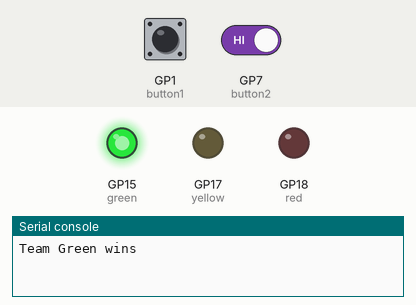
Recording of a program running on a simulated Raspberry Pi Pico running MicroPython. Parts: output pins drawn as LEDs (lit = HIGH), the last lines printed to the serial console. Inputs (shaded band) come from the test bench; at power-on: GP1 (button1) HIGH, GP7 (button2) HIGH.

Above: at 1.2 s.
1.3 s: GP1 (button1) pulled LOW for 2.15 s
At 3.0 s:
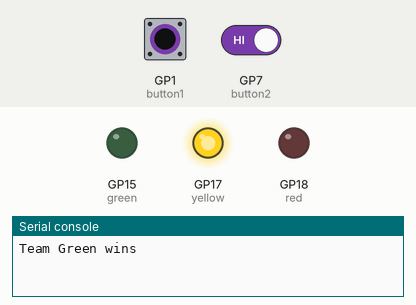
4.9 s: GP1 (button1) driven LOW and GP7 (button2) driven LOW
At 6.7 s:
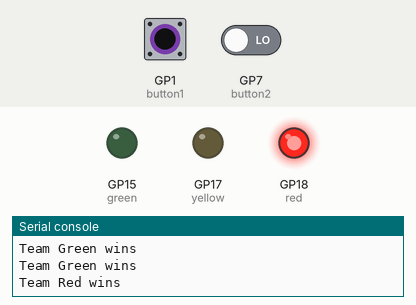
7.4 s: GP1 (button1) driven HIGH
At 8.2 s:
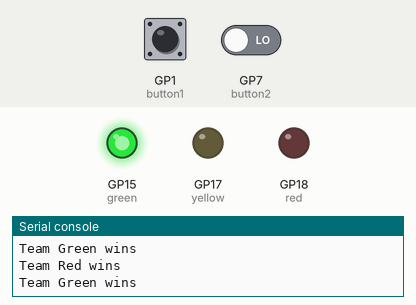
9.9 s: GP1 (button1) driven LOW
At 12.5 s:
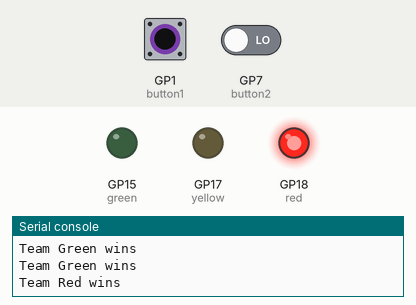
Timing chart, 0 to 13.9 s (numbered marks = the images above; inputs shaded):
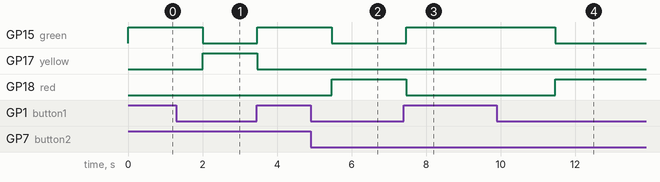

Measured:
- after the input at 1.3 s, GP15 (green): HIGH → LOW after 0.70 s, → HIGH 1.5 s later; GP17 (yellow): LOW → HIGH after 0.70 s, → LOW 1.5 s later
- after the input at 4.9 s, GP15 (green): HIGH → LOW after 0.57 s; GP18 (red): LOW → HIGH after 0.57 s
- after the input at 7.4 s, GP15 (green): LOW → HIGH after 0.07 s; GP18 (red): HIGH → LOW after 0.07 s
- after the input at 9.9 s, GP15 (green): HIGH → LOW after 1.6 s; GP18 (red): LOW → HIGH after 1.6 s

The program:

contest.py
```python
from picozero import LED, Button
from time import sleep

green = LED(15)
red = LED(18)
yellow = LED(17)

button1 = Button(1) # green team
button2 = Button(7) # red team

while True:
    yellow.on()
    if button1.value == 0:
        yellow.off()
        green.on()
        red.off()
        print(f'Team Green wins')
        sleep(2)
        green.off()
    elif button2.value == 1:
        yellow.off()
        red.on()
        green.off()
        print(f'Team Red wins')
        sleep(2)
        red.off()


        
```
